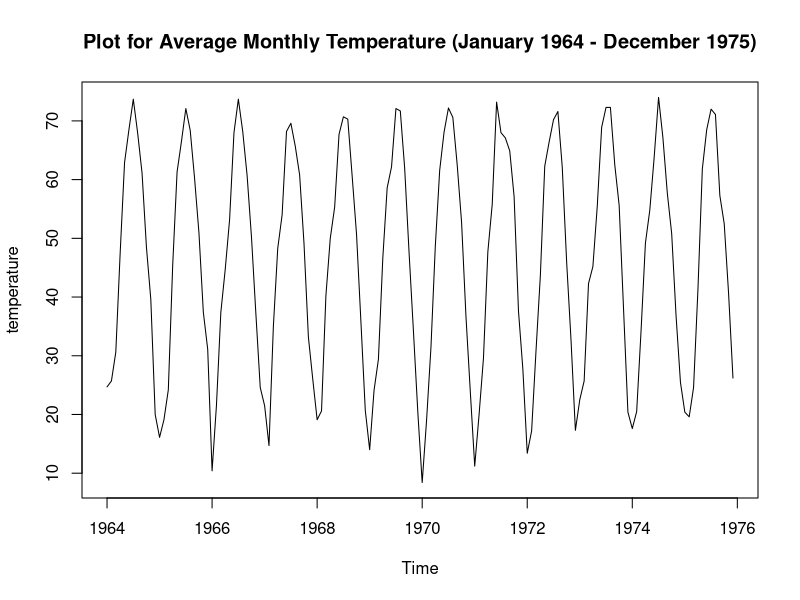
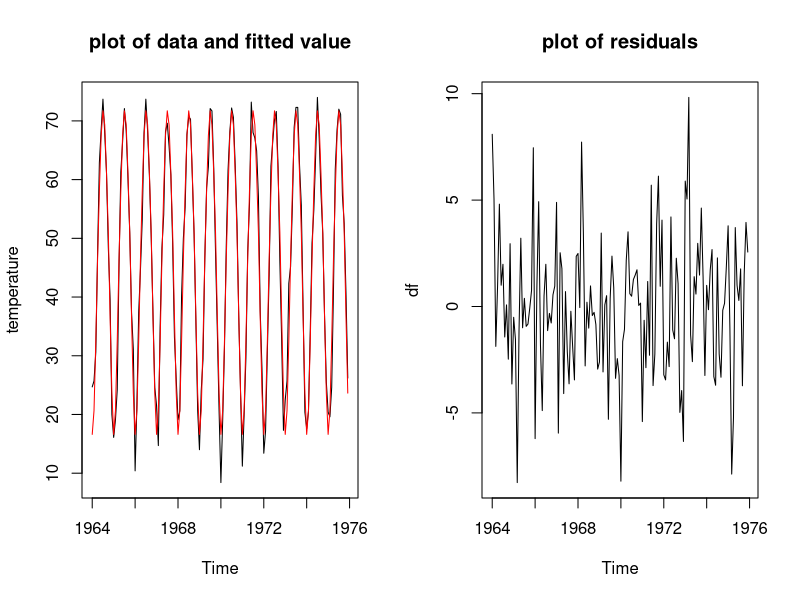
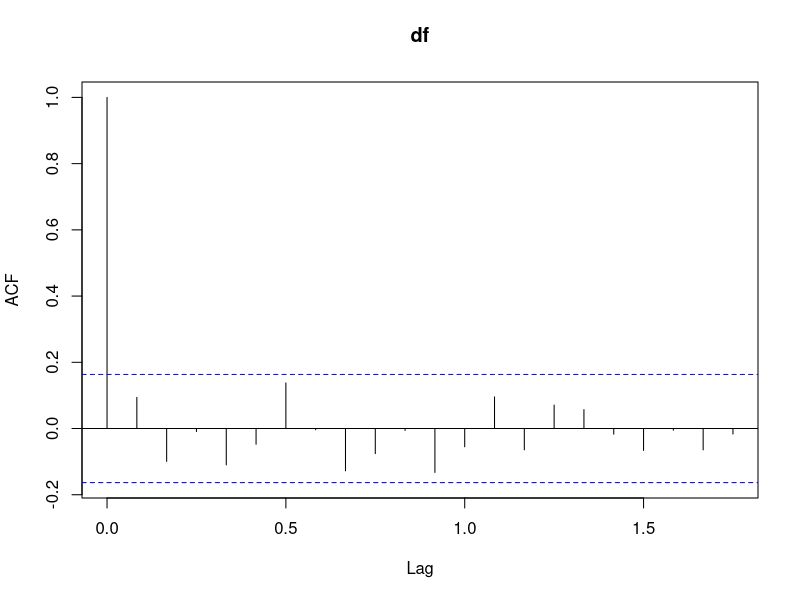
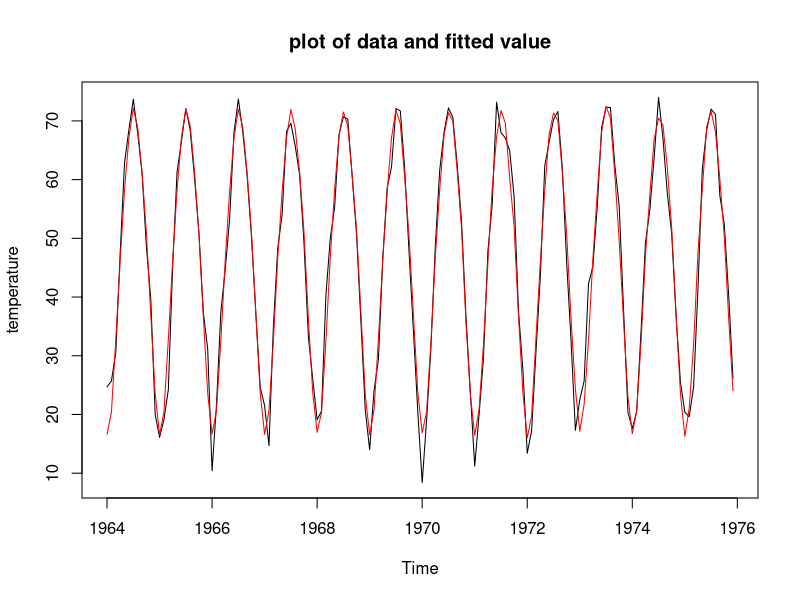
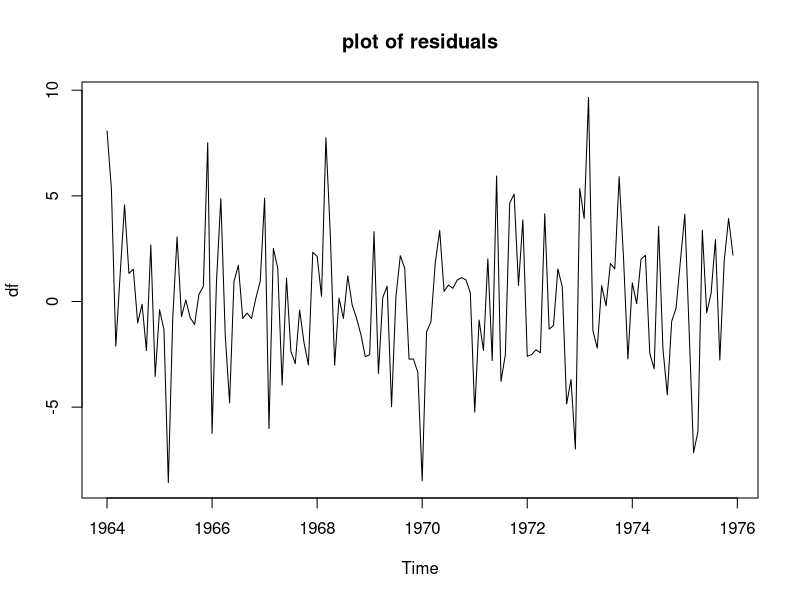
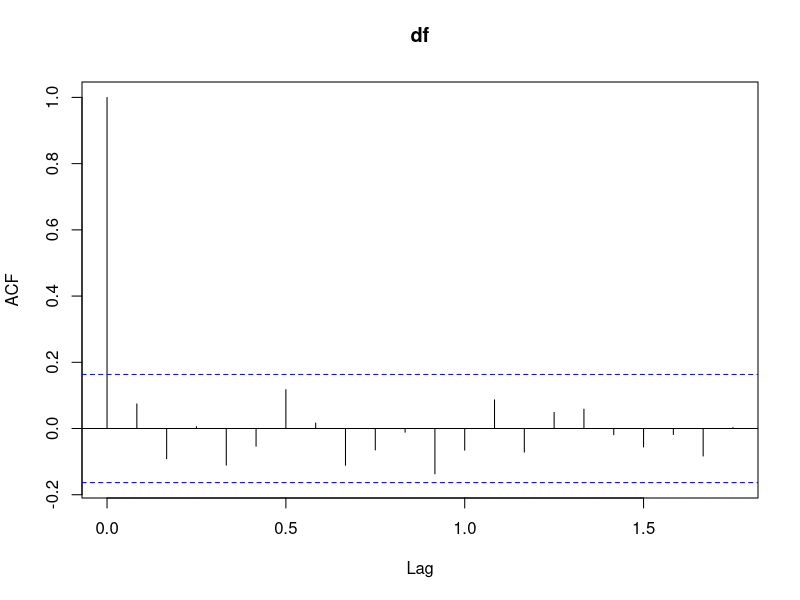

Generate these figures, in order, with R:
## ---- chunk 1
data = read.csv("temperature.csv")
df = ts(data, frequency = 12, start = c(1964, 1))
## ---- chunk 2
plot(df, main = "Plot for Average Monthly Temperature (January 1964 - December 1975)")
## ---- chunk 3
M = factor(cycle(df))
reg1 = lm(df ~ 0 + M, na.action=NULL)
summary(reg1)
## ---- chunk 4
diff = vector()
for (i in 1:11){
  diff = c(diff, reg1$coefficients[[i+1]] - reg1$coefficients[[i]])
}
diff
## ---- chunk 5
par(mfrow=c(1,2))
plot(df, main="plot of data and fitted value")
lines(fitted(reg1), col="red")
plot(df-fitted(reg1), main="plot of residuals")
par(mfrow=c(1,1))
acf(df-fitted(reg1))
## ---- chunk 6
sincos = vector()
t = 1:144
for(k in 1:6){
  sincos = cbind(sincos, cos(2*pi*k*t*1/12), sin(2*pi*k*t*1/12))
}
sincos = as.data.frame(sincos)
names(sincos) = c("cos1", "sin1", "cos2", "sin2",
                  "cos3", "sin3", "cos4", "sin4", "cos5", "sin5",
                  "cos6", "sin6")

reg2 = lm(df~sincos$cos1+sincos$sin1+sincos$cos2+sincos$sin2
          +sincos$cos3+sincos$sin3+sincos$cos4+sincos$sin4
          +sincos$cos5+sincos$sin5+sincos$cos6+sincos$sin6, na.action=NULL)
summary(reg2)
## ---- chunk 7
par(mfrow=c(1,1))
plot(df, main="plot of data and fitted value")
lines(fitted(reg2), col="red")
## ---- chunk 8
plot(df-fitted(reg2), main="plot of residuals")
acf(df-fitted(reg2))
